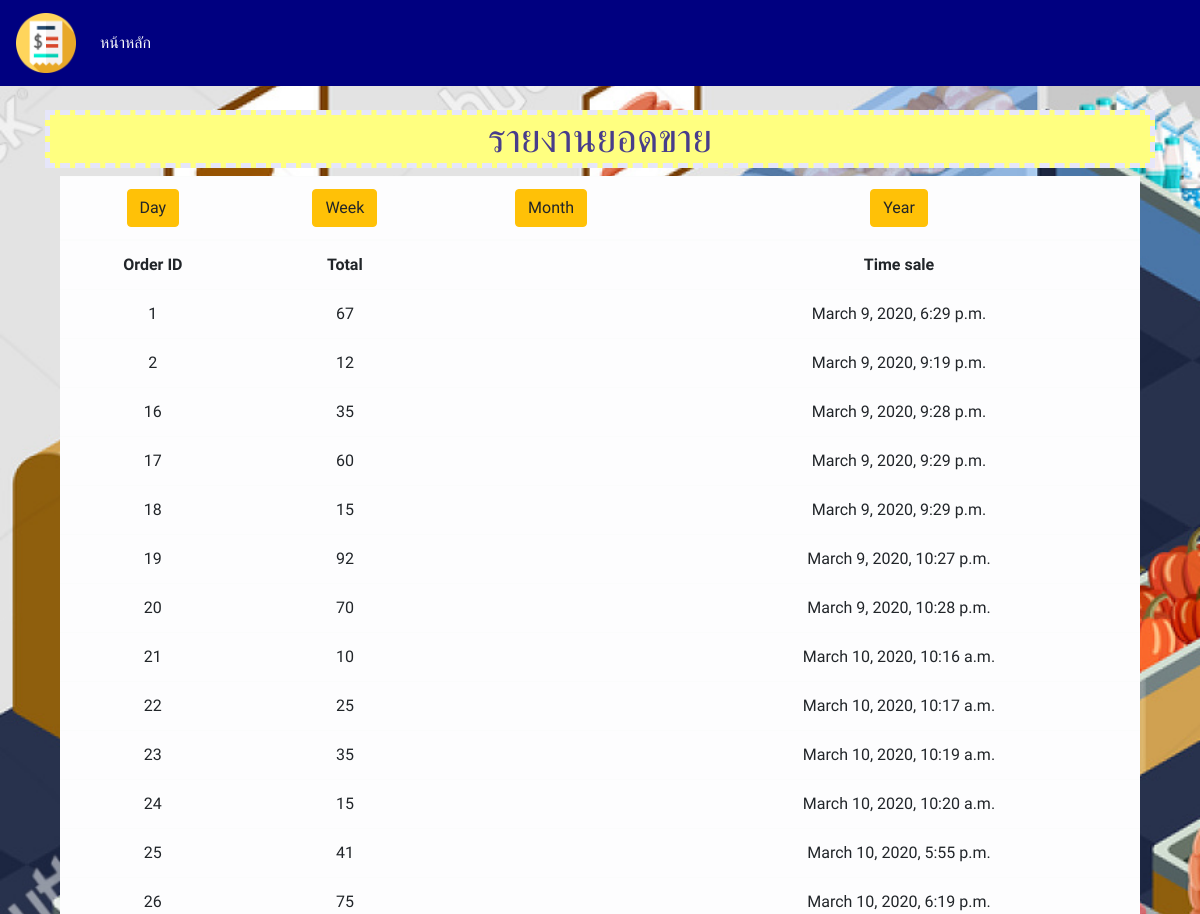
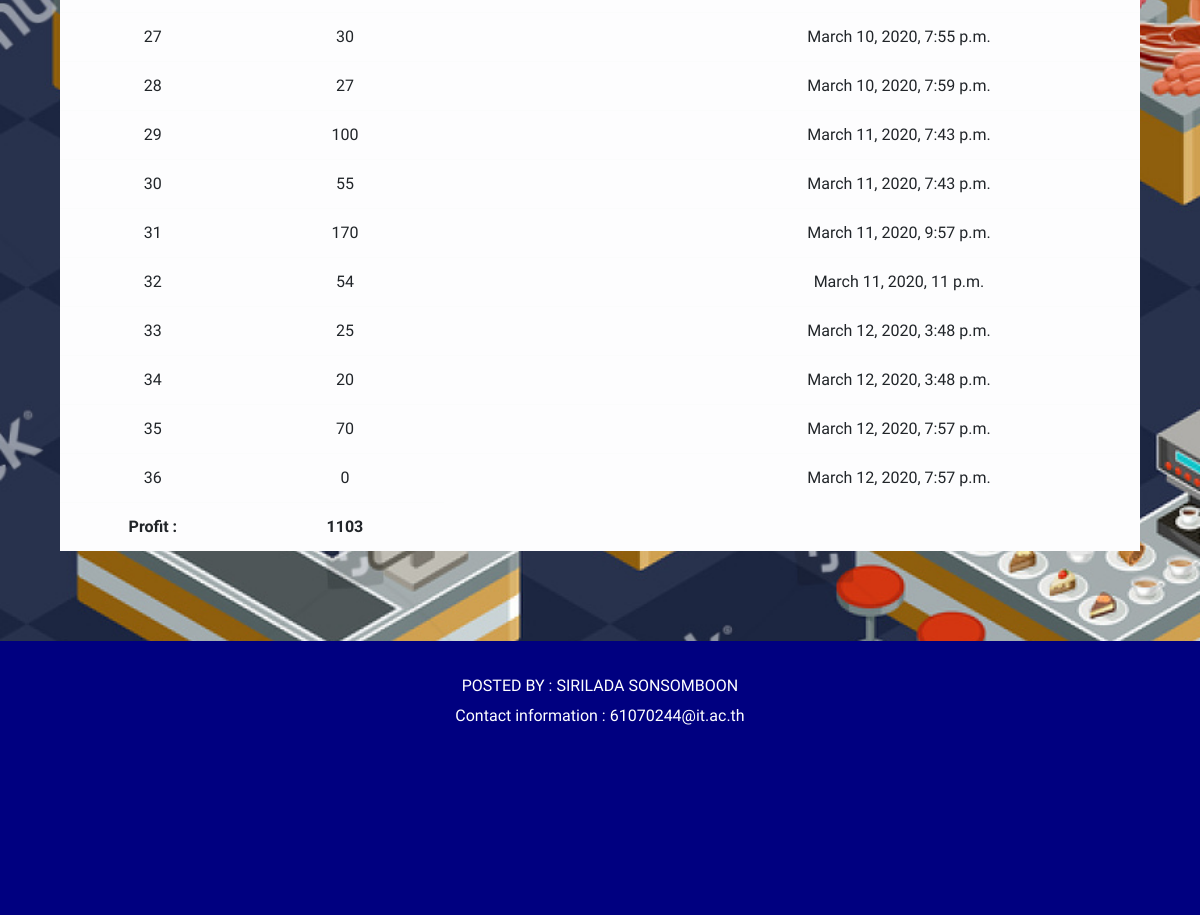
The app's page /reports/year_dashboard/ with its own data (2 pictures, top to bottom).
### management/models.py (models this page shows)
class Order(models.Model):
    date_time = models.DateTimeField(auto_now=True)
    total_price = models.IntegerField()

### report/views.py (the view)
# urls.py: path('year_dashboard/', views.year_dashboard, name='year_dashboard'),
def year_dashboard(request):
    now = datetime.now()
    year = now.strftime('%Y')
    total_year = Order.objects.filter(date_time__year=year)
    profit = 0
    for i in total_year:
        profit += i.total_price
    context = {
        'total_year' : total_year,
        'profit' : profit,
    }
    return render(request, 'report/year.html', context=context)

### report/templates/report/year.html
{% extends "base.html" %}
{% block content %}
<h1>รายงานยอดขาย</h1>
 <div class="container">
        <table class="table table-light">
            <thead>
                <tr>
                <th><a href="{% url 'day_dashboard' %}">  <div class="btn btn-warning" >Day</div></td>
                <th><a href="{% url 'week_dashboard' %}">  <div class="btn btn-warning" >Week</div></td>
                <th><a href="{% url 'month_dashboard' %}">  <div class="btn btn-warning" >Month</div></td>
                <th><a href="{% url 'year_dashboard' %}">  <div class="btn btn-warning" >Year</div></td>
                </tr>
            </thead>
             <tbody>
            <tr>
              <th>Order ID</th>
              <th>Total</th>
              <th></th>
              <th>Time sale</th>
              </tr>
               {% for y in total_year %}
                <tr>
                    <td>{{ y.id }} </td>
                    <td>{{ y.total_price }} </td>
                    <td></td>
                    <td>{{ y.date_time }}</td></tr>
                {% endfor %}
              <th>Profit :</th> <th>{{profit}}</th></tr>
            </tbody>
        </table>
     </div>
  </div>
<br><br><br><br><br><br><br><br><br><br><br><br>
{% endblock %}

### records on screen
Order: id "1", total_price "67", date_time "March 9, 2020, 6:29 p.m."
Order: id "2", total_price "12", date_time "March 9, 2020, 9:19 p.m."
Order: id "16", total_price "35", date_time "March 9, 2020, 9:28 p.m."
Order: id "17", total_price "60", date_time "March 9, 2020, 9:29 p.m."
Order: id "18", total_price "15", date_time "March 9, 2020, 9:29 p.m."
Order: id "19", total_price "92", date_time "March 9, 2020, 10:27 p.m."
Order: id "20", total_price "70", date_time "March 9, 2020, 10:28 p.m."
Order: id "21", total_price "10", date_time "March 10, 2020, 10:16 a.m."
Order: id "22", total_price "25", date_time "March 10, 2020, 10:17 a.m."
Order: id "23", total_price "35", date_time "March 10, 2020, 10:19 a.m."
Order: id "24", total_price "15", date_time "March 10, 2020, 10:20 a.m."
Order: id "25", total_price "41", date_time "March 10, 2020, 5:55 p.m."
Order: id "26", total_price "75", date_time "March 10, 2020, 6:19 p.m."
Order: id "27", total_price "30", date_time "March 10, 2020, 7:55 p.m."
Order: id "28", total_price "27", date_time "March 10, 2020, 7:59 p.m."
Order: id "29", total_price "100", date_time "March 11, 2020, 7:43 p.m."
Order: id "30", total_price "55", date_time "March 11, 2020, 7:43 p.m."
Order: id "31", total_price "170", date_time "March 11, 2020, 9:57 p.m."
Order: id "32", total_price "54", date_time "March 11, 2020, 11 p.m."
Order: id "33", total_price "25", date_time "March 12, 2020, 3:48 p.m."
Order: id "34", total_price "20", date_time "March 12, 2020, 3:48 p.m."
Order: id "35", total_price "70", date_time "March 12, 2020, 7:57 p.m."
Order: id "36", total_price "0", date_time "March 12, 2020, 7:57 p.m."

### other values on screen
{{ profit }} "1103"
